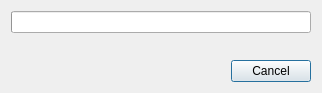
<?xml version="1.0" encoding="UTF-8"?>
<ui version="4.0">
 <class>DialogLoadData</class>
 <widget class="QDialog" name="DialogLoadData">
  <property name="geometry">
   <rect>
    <x>0</x>
    <y>0</y>
    <width>322</width>
    <height>93</height>
   </rect>
  </property>
  <property name="windowTitle">
   <string>Loading</string>
  </property>
  <layout class="QVBoxLayout" name="verticalLayout_2">
   <item>
    <layout class="QVBoxLayout" name="verticalLayout">
     <item>
      <widget class="QProgressBar" name="progressBarLoad">
       <property name="value">
        <number>0</number>
       </property>
       <property name="textVisible">
        <bool>false</bool>
       </property>
       <property name="textDirection">
        <enum>QProgressBar::TopToBottom</enum>
       </property>
      </widget>
     </item>
     <item>
      <layout class="QHBoxLayout" name="horizontalLayout_2">
       <item>
        <widget class="QLabel" name="labelDataRepresentation">
         <property name="text">
          <string>&lt;DataRepresentation&gt;</string>
         </property>
        </widget>
       </item>
       <item>
        <widget class="QLabel" name="labelLoadPercentage">
         <property name="text">
          <string>&lt;LoadPercentage&gt;</string>
         </property>
         <property name="alignment">
          <set>Qt::AlignRight|Qt::AlignTrailing|Qt::AlignVCenter</set>
         </property>
        </widget>
       </item>
      </layout>
     </item>
    </layout>
   </item>
   <item>
    <layout class="QHBoxLayout" name="horizontalLayout">
     <item>
      <spacer name="horizontalSpacer">
       <property name="orientation">
        <enum>Qt::Horizontal</enum>
       </property>
       <property name="sizeHint" stdset="0">
        <size>
         <width>40</width>
         <height>20</height>
        </size>
       </property>
      </spacer>
     </item>
     <item>
      <widget class="QPushButton" name="pushButtonCancel">
       <property name="text">
        <string>Cancel</string>
       </property>
      </widget>
     </item>
    </layout>
   </item>
  </layout>
 </widget>
 <tabstops>
  <tabstop>pushButtonCancel</tabstop>
 </tabstops>
 <resources/>
 <connections/>
</ui>
